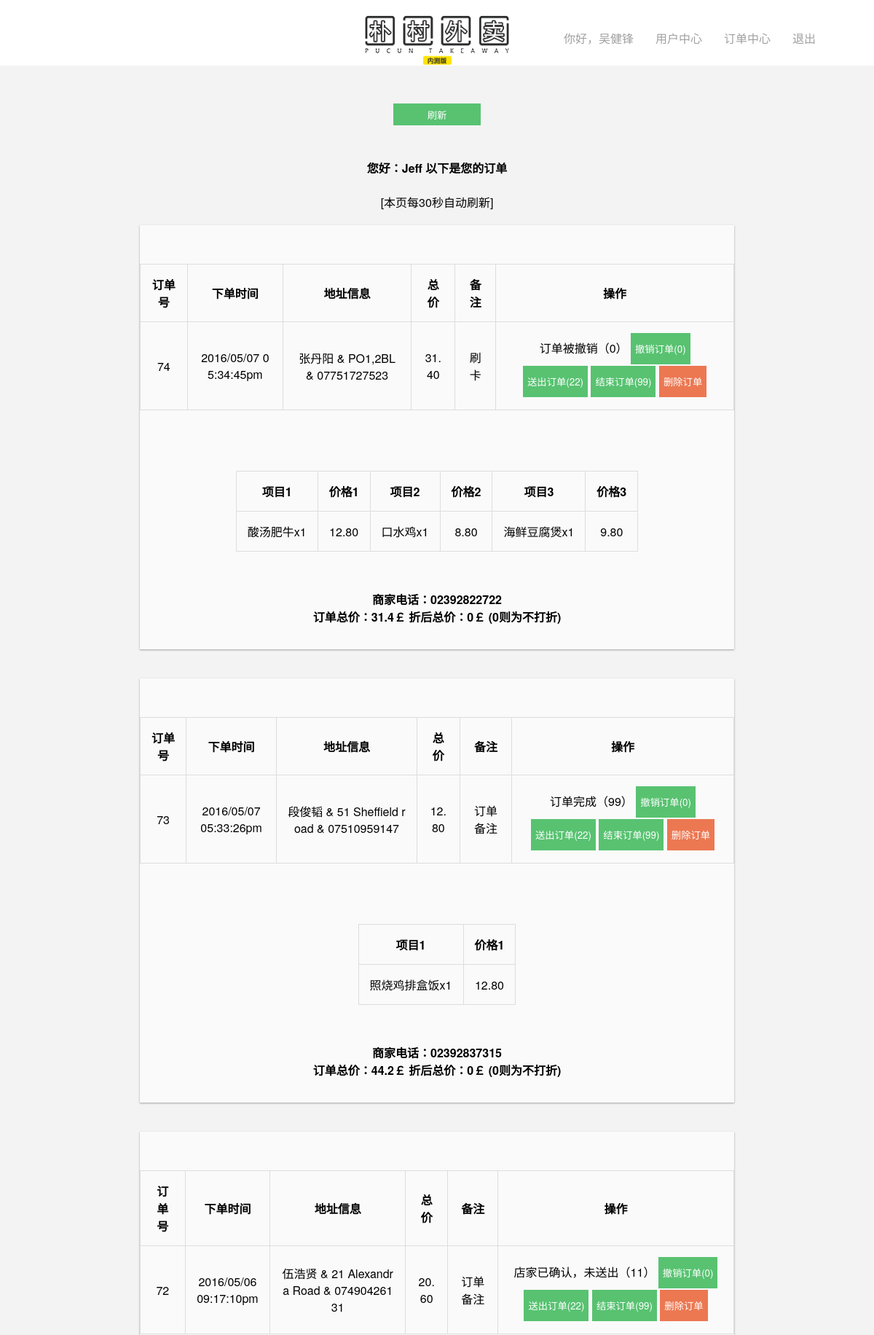
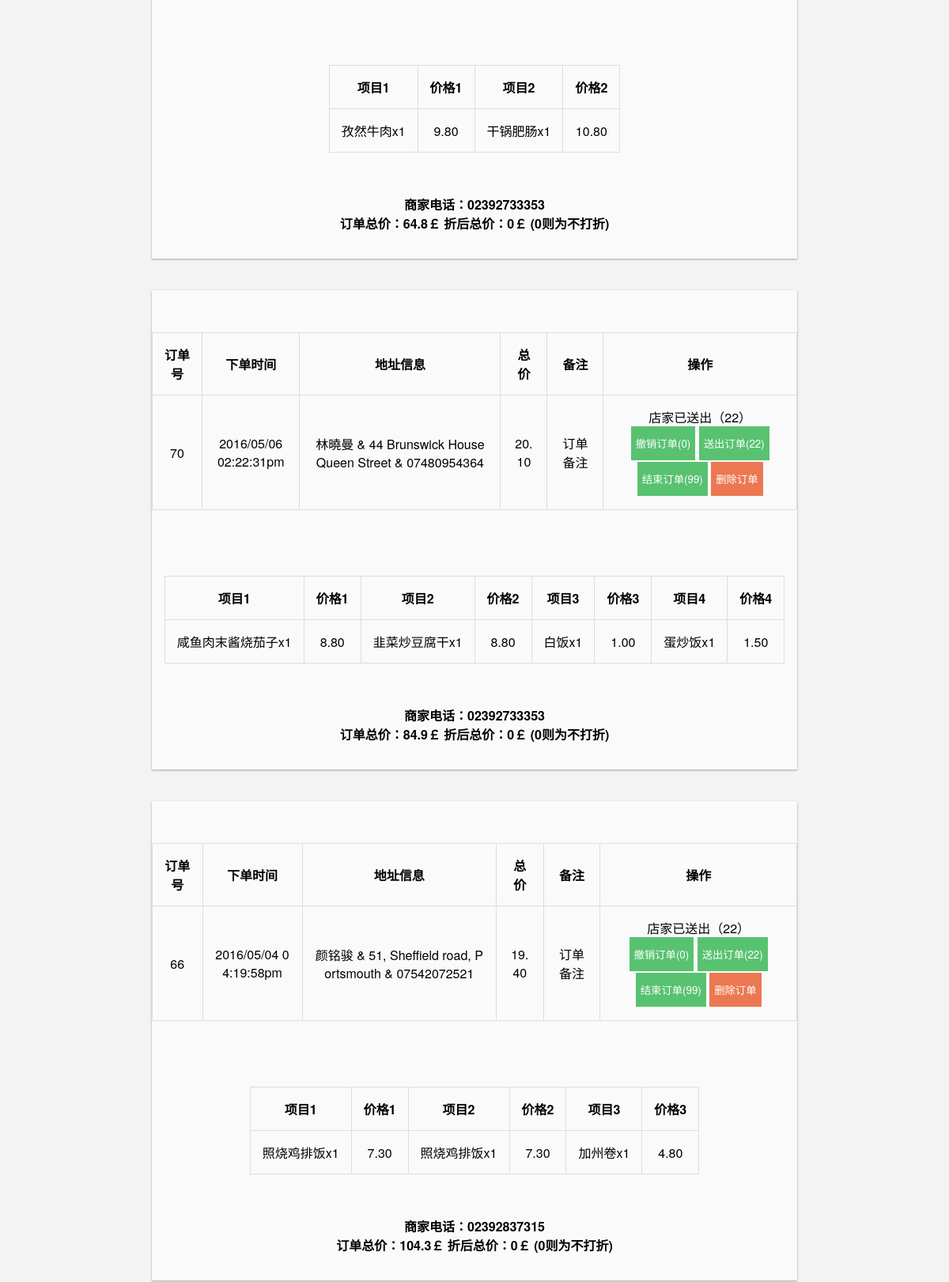
The app's page /ordercenter.php?page=3 (signed in, upper part) with its own data (2 pictures, top to bottom).
### tables this page shows
CREATE TABLE IF NOT EXISTS `orderlist` (
  `oid` int(11) NOT NULL AUTO_INCREMENT,
  `time` text NOT NULL COMMENT '下单时间',
  `userID` int(11) NOT NULL COMMENT '用户ID',
  `userInfo` text NOT NULL COMMENT '姓名地址电话',
  `orderStatus` int(11) NOT NULL COMMENT '订单状态',
  `allAmount` text NOT NULL COMMENT '总价',
  `afterDis` int(11) NOT NULL COMMENT '折后总价',
  `orderFeedback` int(11) NOT NULL COMMENT '订单评分',
  `item1Name` text NOT NULL,
  `item1Amount` text NOT NULL,
  `item1Qty` text NOT NULL,
  `item1Sid` text NOT NULL,
  `item2Name` text NOT NULL,
  `item2Amount` text NOT NULL,
  `item2Qty` text NOT NULL,
  `item2Sid` text NOT NULL,
  `item3Name` text NOT NULL,
  `item3Amount` text NOT NULL,
  `item3Qty` text NOT NULL,
  `item3Sid` text NOT NULL,
  `item4Name` text NOT NULL,
  `item4Amount` text NOT NULL,
  `item4Qty` text NOT NULL,
  `item4Sid` text NOT NULL,
  `item5Name` text NOT NULL,
  `item5Amount` text NOT NULL,
  `item5Qty` text NOT NULL,
  `item5Sid` text NOT NULL,
  `note` text NOT NULL COMMENT '订单备注',
  `refuseReason` text NOT NULL COMMENT '拒绝理由',
  `unixtime` bigint(20) NOT NULL COMMENT 'UNIX时间戳',
  PRIMARY KEY (`oid`),
  KEY `unixtime` (`unixtime`)
);

CREATE TABLE IF NOT EXISTS `user` (
  `id` int(11) NOT NULL AUTO_INCREMENT,
  `username` text NOT NULL,
  `password` text NOT NULL,
  `email` text NOT NULL,
  `realname` text NOT NULL,
  `idnum` text NOT NULL,
  `usertype` int(11) NOT NULL,
  `phone` text NOT NULL,
  `address` text NOT NULL,
  `icode` text NOT NULL,
  `sid` bigint(20) NOT NULL,
  PRIMARY KEY (`id`)
);

### services/takeaway/adminorderfunc.php (the view, shortened to what this page needs)
<?php
echo "<br><a><b>您好：".$_SESSION['username']." 以下是您的订单</b><br><br> [本页每30秒自动刷新]</a><br/>";
				include('./services/common/connect.php');
				$sqloid = "select oid from orderlist";
				$sqloidrun = mysqli_query($link,$sqloid);
				$rownum = mysqli_num_rows($sqloidrun);
					$show_num=10;
	    		$total_pages=ceil($rownum/$show_num);
	    		$current=isset($_GET['page'])?$_GET['page']:1;
	    		$offset=($current-1)*$show_num;
				$sqlgeto = "select * from orderlist order by unixtime DESC limit $offset,$show_num";
				$sqlgetorun = mysqli_query($link,$sqlgeto);
				while($row = mysqli_fetch_array($sqlgetorun)){
					$sid = $row['item1Sid'];
					$sqlsphone = "select phone from user where sid = '$sid'";
					$sqlsphonerun = mysqli_query($link,$sqlsphone);
					$phone = mysqli_fetch_array($sqlsphonerun);
					$orderstatus = $row['orderStatus'];
					echo "<figure><br/><table border = '1'>
								<tr>
									<th>订单号</th>
									<th>下单时间</th>
									<th>地址信息</th>
									<th>总价</th>
									<th>备注</th>
									<th>操作</th>
								</tr>
							";
					echo "<tr>";
						echo "<td>".$row['oid']."</td>";
						echo "<td>".$row['time']."</td>";
						echo "<td>".$row['userInfo']."</td>";
						echo "<td>".$row['allAmount']."</td>";
						echo "<td>".$row['note']."</td>";
						switch ($orderstatus){
							case 0;
								echo "	<td>
											<form action = './services/takeaway/orderupdate.php' method='post'>
												<a>订单被撤销（0）</a>
												<input type='submit' class='doyes' name='update' value = '撤销订单(0)'>
												<input type='submit' class='doyes' name='update' value = '送出订单(22)'>
												<input type='submit' class='doyes' name='update' value = '结束订单(99)'>
												<input type='submit' class='dono' name='update' value = '删除订单'>
												<input type='hidden' name='upoid' value = '".$row['oid']."'>
											</form>
										</td>";
							break;
							case 11;
								echo "	<td>
												<form action = './services/takeaway/orderupdate.php' method='post'>
													<a>店家已确认，未送出（11）</a>
													<input type='submit' class='doyes' name='update' value = '撤销订单(0)'>
													<input type='submit' class='doyes' name='update' value = '送出订单(22)'>
													<input type='submit' class='doyes' name='update' value = '结束订单(99)'>
													<input type='submit' class='dono' name='update' value = '删除订单'>
													<input type='hidden' name='upoid' value = '".$row['oid']."'>
												</form>
										</td>";
							break;
							case 22;
								echo "	<td>
												<form action = './services/takeaway/orderupdate.php' method='post'>
													<a>店家已送出（22）</a><br>
													<input type='submit' class='doyes' name='update' value = '撤销订单(0)'>
													<input type='submit' class='doyes' name='update' value = '送出订单(22)'>
													<input type='submit' class='doyes' name='update' value = '结束订单(99)'>
													<input type='submit' class='dono' name='update' value = '删除订单'>
													<input type='hidden' name='upoid' value = '".$row['oid']."'>
												</form>
											</td>";
							break;
							case 98;
								echo "	<td>
												<form action = './services/takeaway/orderupdate.php' method='post'>
													<a>等待评价（98）</a>
													<input type='submit' class='doyes' name='update' value = '撤销订单(0)'>
													<input type='submit' class='doyes' name='update' value = '送出订单(22)'>
													<input type='submit' class='doyes' name='update' value = '结束订单(99)'>
													<input type='submit' class='dono' name='update' value = '删除订单'>
													<input type='hidden' name='upoid' value = '".$row['oid']."'>
												</form>
										</td>";
							break;
							case 99;
								echo "	<td>
												<form action = './services/takeaway/orderupdate.php' method='post'>
													<a>订单完成（99）</a>
													<input type='submit' class='doyes' name='update' value = '撤销订单(0)'>
													<input type='submit' class='doyes' name='update' value = '送出订单(22)'>
													<input type='submit' class='doyes' name='update' value = '结束订单(99)'>
													<input type='submit' class='dono' name='update' value = '删除订单'>
													<input type='hidden' name='upoid' value = '".$row['oid']."'>
												</form>
										</td>";
							break;
						}
						echo "</tr></table><br/><table border = '1'>
								<tr>
									<th>项目1</th>
									<th>价格1</th>";
						if(!$row['item2Name'] == ""){
							echo '<th>项目2</th>';
							echo '<th>价格2</th>';
						}
						if(!$row['item3Name'] == ""){
							echo '<th>项目3</th>';
							echo '<th>价格3</th>';
						}
						if(!$row['item4Name'] == ""){
							echo '<th>项目4</th>';
							echo '<th>价格4</th>';
						}
						echo "</tr><tr>";
						if(!$row['item1Name'] == "" && $row['item1Sid'] == $sid){
							echo "<td>".$row['item1Name'].'x'.$row['item1Qty'].'</td>'.'<td>'.$row['item1Amount']."</td>";
							$tprice = $tprice + $row['item1Amount'];
						}
						if(!$row['item2Name'] == "" && $row['item2Sid'] == $sid){
							echo "<td>".$row['item2Name'].'x'.$row['item2Qty'].'</td>'.'<td>'.$row['item2Amount']."</td>";
							$tprice = $tprice + $row['item2Amount'];
						}
						if(!$row['item3Name'] == "" && $row['item3Sid'] == $sid){
							echo "<td>".$row['item3Name'].'x'.$row['item3Qty']."</td>"."<td>".$row['item3Amount']."</td>";
							$tprice = $tprice + $row['item3Amount'];
						}
						if(!$row['item4Name'] == "" && $row['item4Sid'] == $sid){
							echo "<td>".$row['item4Name'].'x'.$row['item4Qty']."</td>"."<td>".$row['item4Amount']."</td>";
							$tprice = $tprice + $row['item4Amount'];
						}
						if(!$row['item5Name'] == "" && $row['item5Sid'] == $sid){
							$tprice = $tprice + $row['item5Amount'];
						}
						$tpricef = $tprice;
						$tpriceAF = $tprice * ($row['afterDis'] / 100);
					echo "</tr></table><br/><b>商家电话：".$phone[0]."</b><br>";
					echo "<a>订单总价：".$tpricef."￡</a><a>   折后总价：".$tpriceAF."￡ (0则为不打折)</a><br/><br/></figure><br>";
				}
				echo "<br><br>一共有{$rownum}个历史订单，显示{$show_num}条，{$current}/{$total_pages} （数据仅保留14天）";
?>

### css/style.css (style rules this page uses)
* { margin:0; padding:0; font-family:"Helvetica Neue","Microsoft YaHei",Helvetica,Arial,sans-serif; }
body { background-color:#f3f3f3; }
input,textarea,select { border:1; }
input[type=submit] { -webkit-transition: all 100ms cubic-bezier(.25,.8,.25,1); -moz-transition: all 100ms ease-in-out; transition: all 100ms ease-in-out; }
table, td, th { border: 1px solid #ddd; word-break:break-all; word-wrap:break-word text-align: left; }
table { border-collapse: collapse; }
th, td { padding: 15px; }
.columns_form table { margin:20 20 20 20; text-align: center; }
.columns_form>figure>a { font-weight:800; }
.columns_form>figure { background:#fafafa; box-shadow: 0 1px 3px rgba(0,0,0,0.12), 0 1px 2px rgba(0,0,0,0.24); border:hidden #333; padding-bottom:10px; display: inline-block; margin-bottom:52px; width:68%; -webkit-transition: all 100ms cubic-bezier(.25,.8,.25,1); -moz-transition: all 100ms ease-in-out; transition: all 100ms ease-in-out; }
.columns_form>figure>table { margin-left:auto; margin-right: auto; }
.columns_form table { margin:20 20 20 20; text-align: center; margin:30 30 30 30; }
.corder>figure { margin:20 20 20 20; }
.doyes { color:#fff; background-color:#58C271; padding:12 6 12 6; border: 0px; margin-bottom:2px; -webkit-appearance:none; }
.dono { color:#fff; background-color:#ec7852; padding:12 6 12 6; border: 0px; -webkit-appearance:none; }

### records on screen
orderlist: oid "74", time "2016/05/07 05:34:45pm", userInfo "张丹阳 & PO1,2BL & 07751727523", allAmount "31.40", note "刷卡", shows "项目2", shows "项目3", item1Name "酸汤肥牛", item1Qty "1", item1Amount "12.80", item2Name "口水鸡", item2Qty "1", item2Amount "8.80", item3Name "海鲜豆腐煲", item3Qty "1", item3Amount "9.80", user.phone "02392822722", tpricef "31.4", afterDis "0"
orderlist: oid "73", time "2016/05/07 05:33:26pm", userInfo "段俊韬 & 51 Sheffield road & 07510959147", allAmount "12.80", note "订单备注", item1Name "照烧鸡排盒饭", item1Qty "1", item1Amount "12.80", user.phone "02392837315", tpricef "44.2", afterDis "0"
orderlist: oid "72", time "2016/05/06 09:17:10pm", userInfo "伍浩贤 & 21 Alexandra Road & 07490426131", allAmount "20.60", note "订单备注", shows "项目2", item1Name "孜然牛肉", item1Qty "1", item1Amount "9.80", item2Name "干锅肥肠", item2Qty "1", item2Amount "10.80", user.phone "02392733353", tpricef "64.8", afterDis "0"
orderlist: oid "70", time "2016/05/06 02:22:31pm", userInfo "林曉曼 & 44 Brunswick House Queen Street & 07480954364", allAmount "20.10", note "订单备注", shows "项目2", shows "项目3", shows "项目4", item1Name "咸鱼肉末酱烧茄子", item1Qty "1", item1Amount "8.80", item2Name "韭菜炒豆腐干", item2Qty "1", item2Amount "8.80", item3Name "白饭", item3Qty "1", item3Amount "1.00", item4Name "蛋炒饭", item4Qty "1", item4Amount "1.50", user.phone "02392733353", tpricef "84.9", afterDis "0"
orderlist: oid "66", time "2016/05/04 04:19:58pm", userInfo "颜铭骏 & 51, Sheffield road, Portsmouth & 07542072521", allAmount "19.40", note "订单备注", shows "项目2", shows "项目3", item1Name "照烧鸡排饭", item1Qty "1", item1Amount "7.30", item2Name "照烧鸡排饭", item2Qty "1", item2Amount "7.30", item3Name "加州卷", item3Qty "1", item3Amount "4.80", user.phone "02392837315", tpricef "104.3", afterDis "0"

### other values on screen
$_SESSION['realname'] "吴健锋"
$_SESSION['username'] "Jeff"
